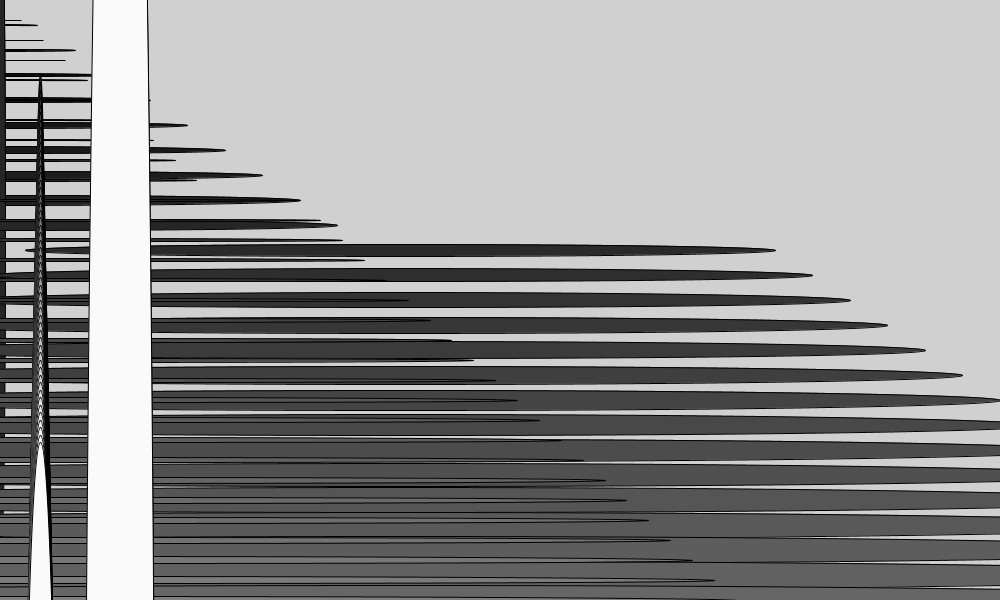
Frame 1 (no input)
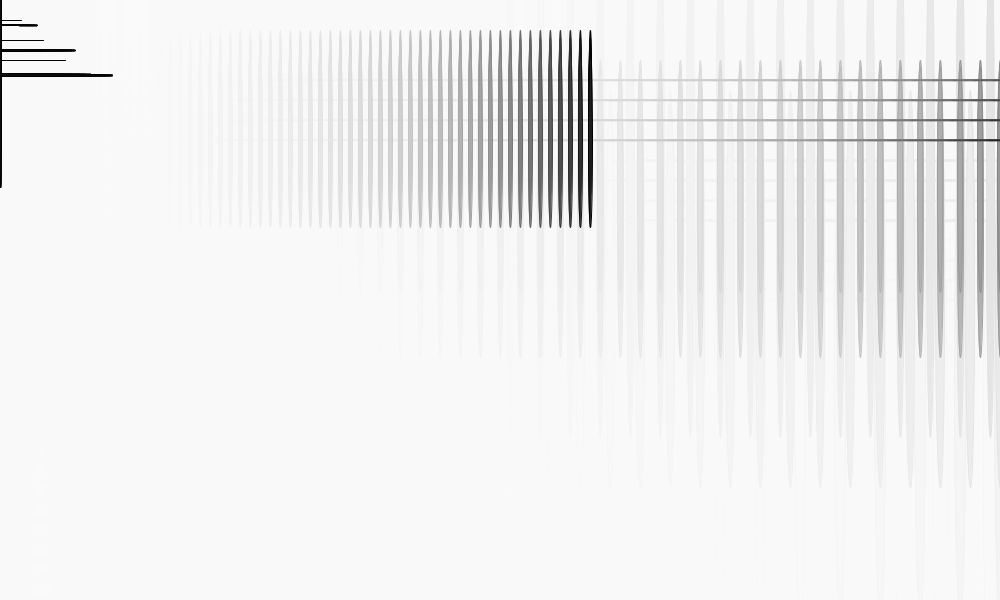
Frame 60 (the mouse pressed at the canvas centre just before this capture)
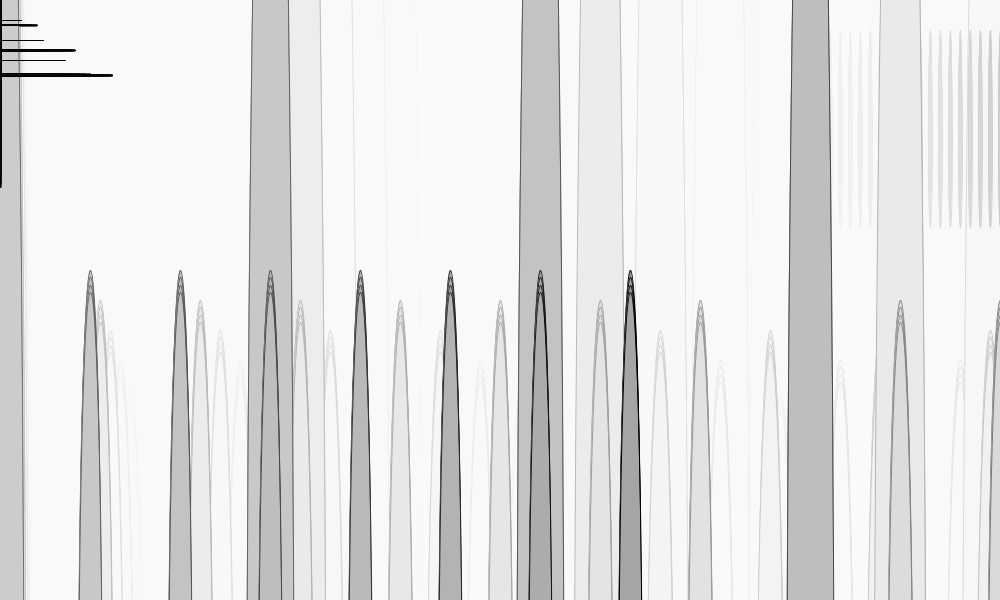
Frame 120 (the mouse held since frame 60 and released just before this capture)

The Processing sketch that drew these frames (run headless with seeded random() and noise(); from frame 60 on, the mouse is pressed at the canvas centre):

// Processing sketch: array2_changedd
// ── array2_changedd.pde
int[] ellipseXPos = new int[60];

void setup() {
  size(1000, 600);

  for (int i = 10; i < ellipseXPos.length; i++) {
    ellipseXPos[i] = 4;
  }
}

void draw() {
  fill(250,20);
  noStroke();
  rect(0,0,width,height);
  
  
  stroke(0);
  for (int i = 0; i < ellipseXPos.length; i++) {
    fill(map(i, 0, ellipseXPos.length, 0, 255));
    ellipse(ellipseXPos[i]*20, i * 20, 350*i/8 , 2*i/8);
    ellipse(ellipseXPos[i]*10, i * 20, 5*i/8 , 200*i/8);
    ellipse(ellipseXPos[i]*30, i * 25, 10*i/8 , 600*i/8);
    ellipse(ellipseXPos[i]*100, i * 25, 600*i/8 , 10*i/8);
  }

  for (int i = 0; i < ellipseXPos.length; i++) {
    if (ellipseXPos[i] < width) {
      ellipseXPos[i] += i/4;
    } else {
      ellipseXPos[i] = 0;
    }
  }
}
